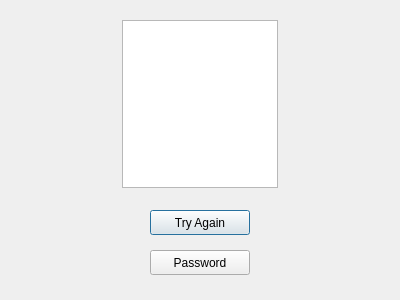
<?xml version="1.0" encoding="UTF-8"?>
<ui version="4.0">
 <class>voiceFail2</class>
 <widget class="QDialog" name="voiceFail2">
  <property name="geometry">
   <rect>
    <x>0</x>
    <y>0</y>
    <width>400</width>
    <height>300</height>
   </rect>
  </property>
  <property name="windowTitle">
   <string>Decrypt Failed</string>
  </property>
  <widget class="QGraphicsView" name="graphicsView">
   <property name="geometry">
    <rect>
     <x>122</x>
     <y>20</y>
     <width>156</width>
     <height>168</height>
    </rect>
   </property>
   <property name="styleSheet">
    <string notr="true">border-image: url(:/1/failed.jpg);</string>
   </property>
  </widget>
  <widget class="QPushButton" name="tryAgain">
   <property name="geometry">
    <rect>
     <x>150</x>
     <y>210</y>
     <width>100</width>
     <height>25</height>
    </rect>
   </property>
   <property name="text">
    <string>Try Again</string>
   </property>
  </widget>
  <widget class="QPushButton" name="thenPassword">
   <property name="geometry">
    <rect>
     <x>150</x>
     <y>250</y>
     <width>100</width>
     <height>25</height>
    </rect>
   </property>
   <property name="text">
    <string>Password</string>
   </property>
  </widget>
 </widget>
 <resources>
  <include location="failed.qrc"/>
 </resources>
 <connections/>
</ui>
